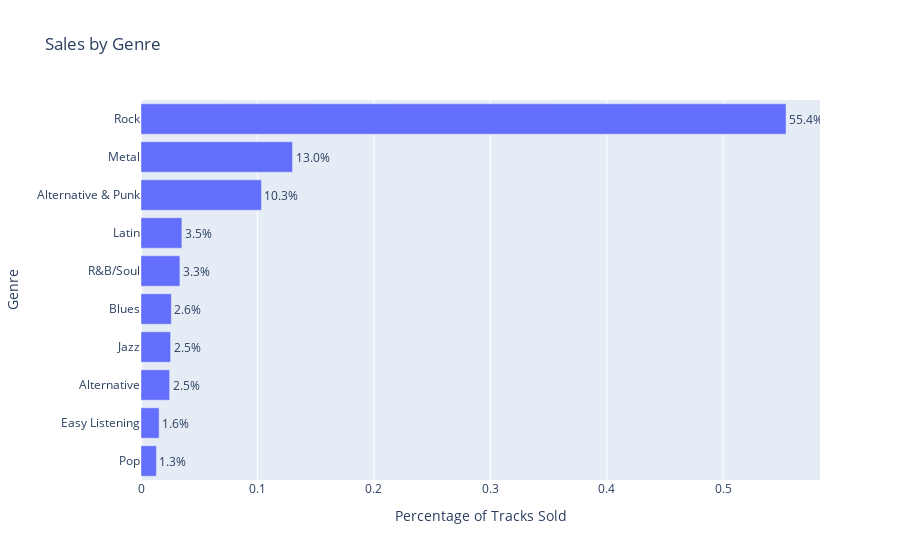

Write notebook code for a chart like this one.
### Markdown cell above
## Selecting Albums to Purchase

### Code cell
albums_to_purchase = '''
WITH 
    usa_tracks_sold AS
        (
         SELECT il.* FROM invoice_line il
         INNER JOIN invoice i ON il.invoice_id = i.invoice_id
         INNER JOIN customer c ON i.customer_id = c.customer_id
        )
SELECT 
    g.name Genre, 
    COUNT(uts.invoice_line_id) "Number of Tracks Sold", 
    CAST(COUNT(uts.invoice_line_id) AS FLOAT)/(SELECT COUNT(*) FROM usa_tracks_sold) "Percentage of Tracks Sold"
FROM usa_tracks_sold uts
INNER JOIN track t ON uts.track_id = t.track_id
INNER JOIN genre g ON t.genre_id = g.genre_id
GROUP BY 1 
ORDER BY 2 DESC
LIMIT 10;
'''

genre_sales = run_query(albums_to_purchase)
genre_sales.sort_values('Number of Tracks Sold', inplace=True)

genre_sales_plot = px.bar(
    genre_sales, 
    x="Percentage of Tracks Sold", 
    y="Genre", 
    orientation='h',
    text="Percentage of Tracks Sold",
    title = "Sales by Genre"
)

genre_sales_plot.update_traces(texttemplate='%{text:.1%}', textposition='outside')

genre_sales_plot.show()

### Figure 1 — Plotly figure (JSON) as saved in the notebook; plotly's stock layout.template omitted (floating-point values rounded to 4 significant figures)
{"data": [{"alignmentgroup": "True", "hovertemplate": "Percentage of Tracks Sold=%{text}<br>Genre=%{y}<extra></extra>", "legendgroup": "", "marker": {"color": "#636efa"}, "name": "", "offsetgroup": "", "orientation": "h", "showlegend": false, "text": [0.01324, 0.01556, 0.0246, 0.02544, 0.02607, 0.03342, 0.03511, 0.1034, 0.1301, 0.5539], "textposition": "outside", "texttemplate": "%{text:.1%}", "type": "bar", "x": [0.01324, 0.01556, 0.0246, 0.02544, 0.02607, 0.03342, 0.03511, 0.1034, 0.1301, 0.5539], "xaxis": "x", "y": ["Pop", "Easy Listening", "Alternative", "Jazz", "Blues", "R&B/Soul", "Latin", "Alternative & Punk", "Metal", "Rock"], "yaxis": "y"}], "layout": {"barmode": "relative", "legend": {"tracegroupgap": 0}, "title": {"text": "Sales by Genre"}, "xaxis": {"anchor": "y", "domain": [0, 1], "title": {"text": "Percentage of Tracks Sold"}}, "yaxis": {"anchor": "x", "domain": [0, 1], "title": {"text": "Genre"}}}}
